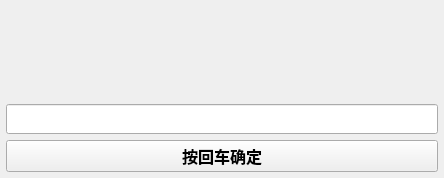
<?xml version="1.0" encoding="UTF-8"?>
<ui version="4.0">
 <class>InputMessageBox</class>
 <widget class="QWidget" name="InputMessageBox">
  <property name="windowModality">
   <enum>Qt::NonModal</enum>
  </property>
  <property name="geometry">
   <rect>
    <x>0</x>
    <y>0</y>
    <width>444</width>
    <height>178</height>
   </rect>
  </property>
  <property name="sizePolicy">
   <sizepolicy hsizetype="Preferred" vsizetype="Preferred">
    <horstretch>0</horstretch>
    <verstretch>0</verstretch>
   </sizepolicy>
  </property>
  <property name="contextMenuPolicy">
   <enum>Qt::NoContextMenu</enum>
  </property>
  <property name="windowTitle">
   <string>Form</string>
  </property>
  <property name="autoFillBackground">
   <bool>false</bool>
  </property>
  <layout class="QGridLayout" name="gridLayout">
   <property name="leftMargin">
    <number>0</number>
   </property>
   <property name="topMargin">
    <number>0</number>
   </property>
   <property name="rightMargin">
    <number>0</number>
   </property>
   <property name="bottomMargin">
    <number>0</number>
   </property>
   <property name="spacing">
    <number>0</number>
   </property>
   <item row="0" column="0">
    <widget class="QStackedWidget" name="stackedWidget">
     <property name="contextMenuPolicy">
      <enum>Qt::DefaultContextMenu</enum>
     </property>
     <property name="acceptDrops">
      <bool>false</bool>
     </property>
     <property name="frameShape">
      <enum>QFrame::NoFrame</enum>
     </property>
     <property name="frameShadow">
      <enum>QFrame::Plain</enum>
     </property>
     <property name="currentIndex">
      <number>0</number>
     </property>
     <widget class="QWidget" name="page">
      <layout class="QVBoxLayout" name="verticalLayout">
       <property name="spacing">
        <number>6</number>
       </property>
       <property name="leftMargin">
        <number>6</number>
       </property>
       <property name="topMargin">
        <number>6</number>
       </property>
       <property name="rightMargin">
        <number>6</number>
       </property>
       <property name="bottomMargin">
        <number>6</number>
       </property>
       <item>
        <widget class="QLabel" name="label">
         <property name="text">
          <string/>
         </property>
        </widget>
       </item>
       <item>
        <widget class="QLineEdit" name="lineEdit">
         <property name="minimumSize">
          <size>
           <width>0</width>
           <height>30</height>
          </size>
         </property>
         <property name="maximumSize">
          <size>
           <width>16777215</width>
           <height>30</height>
          </size>
         </property>
         <property name="font">
          <font>
           <pointsize>14</pointsize>
          </font>
         </property>
        </widget>
       </item>
       <item>
        <widget class="QPushButton" name="pushButton">
         <property name="font">
          <font>
           <pointsize>12</pointsize>
           <weight>75</weight>
           <bold>true</bold>
          </font>
         </property>
         <property name="text">
          <string>按回车确定</string>
         </property>
        </widget>
       </item>
      </layout>
     </widget>
     <widget class="QWidget" name="page_2">
      <layout class="QGridLayout" name="gridLayout_2">
       <property name="leftMargin">
        <number>6</number>
       </property>
       <property name="topMargin">
        <number>6</number>
       </property>
       <property name="rightMargin">
        <number>6</number>
       </property>
       <property name="bottomMargin">
        <number>6</number>
       </property>
       <item row="1" column="0">
        <widget class="QPushButton" name="btnSuc">
         <property name="minimumSize">
          <size>
           <width>0</width>
           <height>30</height>
          </size>
         </property>
         <property name="font">
          <font>
           <pointsize>15</pointsize>
           <weight>75</weight>
           <bold>true</bold>
          </font>
         </property>
         <property name="text">
          <string>成功</string>
         </property>
        </widget>
       </item>
       <item row="0" column="0" colspan="2">
        <widget class="QLabel" name="labelTips">
         <property name="text">
          <string/>
         </property>
        </widget>
       </item>
       <item row="1" column="1">
        <widget class="QPushButton" name="btnFail">
         <property name="minimumSize">
          <size>
           <width>0</width>
           <height>30</height>
          </size>
         </property>
         <property name="font">
          <font>
           <pointsize>15</pointsize>
           <weight>75</weight>
           <bold>true</bold>
          </font>
         </property>
         <property name="text">
          <string>失败</string>
         </property>
        </widget>
       </item>
      </layout>
     </widget>
    </widget>
   </item>
  </layout>
 </widget>
 <resources/>
 <connections/>
</ui>
